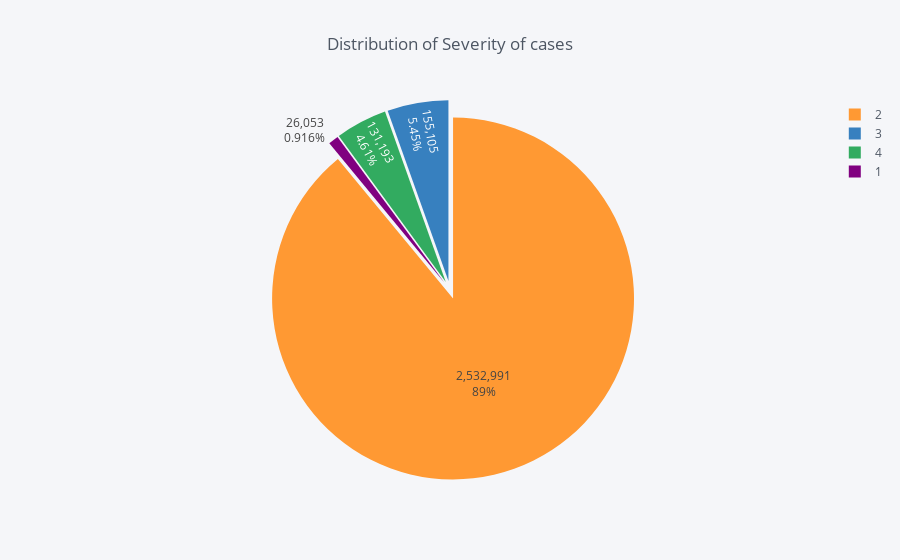

Write notebook code for a chart like this one.
### Markdown cell above
## Plotting the severity distribution

### Code cell
(df_accident['Severity']
 .value_counts().compute()
 .reset_index()
 .iplot(kind='pie', labels='index', values='Severity', textinfo='value+percent', 
        pull=0.05, title='Distribution of Severity of cases'))

### Figure 1 — Plotly figure (JSON) as saved in the notebook; plotly's stock layout.template omitted (floating-point values rounded to 4 significant figures)
{"data": [{"labels": [2, 3, 4, 1], "marker": {"colors": ["rgba(255, 153, 51, 1.0)", "rgba(55, 128, 191, 1.0)", "rgba(50, 171, 96, 1.0)", "rgba(128, 0, 128, 1.0)"]}, "name": "", "pull": 0.05, "textinfo": "value+percent", "type": "pie", "values": [2532991, 155105, 131193, 26053]}], "layout": {"legend": {"bgcolor": "#F5F6F9", "font": {"color": "#4D5663"}}, "paper_bgcolor": "#F5F6F9", "plot_bgcolor": "#F5F6F9", "title": "Distribution of Severity of cases", "titlefont": {"color": "#4D5663"}}}
